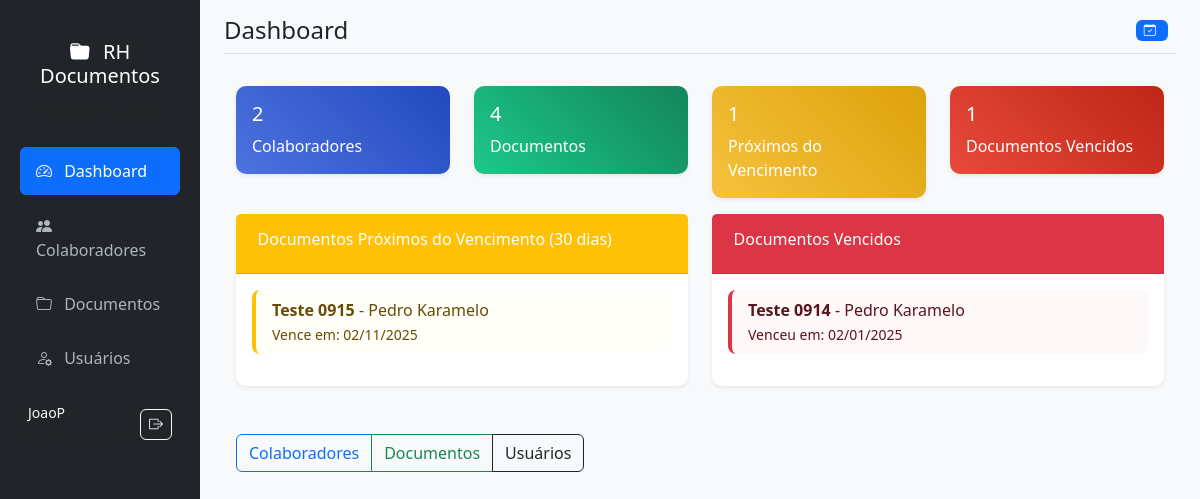
The app's page / (signed in) with its own data.
### models.py (models this page shows, shortened)
class User(UserMixin, db.Model):
    id = db.Column(db.Integer, primary_key=True)
    username = db.Column(db.String(80), unique=True, nullable=False)
    email = db.Column(db.String(120), unique=True, nullable=False)
    password_hash = db.Column(db.String(120), nullable=False)
    role = db.Column(db.String(20), nullable=False, default='visitante')
    created_at = db.Column(db.DateTime, default=datetime.utcnow)
    def has_permission(self, permission):
        roles_permissions = {
            'visitante': ['download'],
            'operador': ['download', 'add_documento', 'add_colaborador', 'renovar_documento'],
            'gestor': ['download', 'add_documento', 'add_colaborador', 'renovar_documento', 'edit_documento', 'delete_documento'],
            'administrador': ['download', 'add_documento', 'add_colaborador', 'renovar_documento', 'edit_documento', 'delete_documento', 'add_usuario']
        }
        return permission in roles_permissions.get(self.role, [])

class Documento(db.Model):
    id = db.Column(db.Integer, primary_key=True)
    colaborador_id = db.Column(db.Integer, db.ForeignKey('colaborador.id'), nullable=False)
    nome = db.Column(db.String(100), nullable=False)
    tipo_validade = db.Column(db.String(20), nullable=False)  # indeterminado, 3, 6, 12, personalizado
    data_upload = db.Column(db.DateTime, default=datetime.utcnow)
    data_validade = db.Column(db.Date)
    arquivo = db.Column(db.String(200), nullable=False)
    observacoes = db.Column(db.Text)

class Colaborador(db.Model):
    id = db.Column(db.Integer, primary_key=True)
    nome = db.Column(db.String(100), nullable=False)
    email = db.Column(db.String(120))
    departamento = db.Column(db.String(50))
    cargo = db.Column(db.String(50))
    data_admissao = db.Column(db.Date)
    created_at = db.Column(db.DateTime, default=datetime.utcnow)
    documentos = db.relationship('Documento', backref='colaborador', lazy=True, cascade='all, delete-orphan')

### app.py (the view)
@app.route('/')
@login_required
def dashboard():
    documentos_vencidos = get_documentos_vencidos()
    documentos_proximos = get_documentos_proximos_vencer()
    total_colaboradores = Colaborador.query.count()
    total_documentos = Documento.query.count()
    return render_template('dashboard.html',
                         documentos_vencidos=documentos_vencidos,
                         documentos_proximos=documentos_proximos,
                         total_colaboradores=total_colaboradores,
                         total_documentos=total_documentos)

### app.py (called while the page is built)
@login_manager.user_loader
def load_user(user_id):
    return User.query.get(int(user_id))

@app.teardown_appcontext
def shutdown_session(exception=None):
    db.session.remove()

### utils.py (called while the page is built)
def get_documentos_vencidos():
    hoje = datetime.now().date()
    return Documento.query.filter(Documento.data_validade < hoje, Documento.tipo_validade != 'indeterminado').all()

def get_documentos_proximos_vencer():
    hoje = datetime.now().date()
    proximo_mes = hoje + timedelta(days=30)
    return Documento.query.filter(
        Documento.data_validade >= hoje,
        Documento.data_validade <= proximo_mes,
        Documento.tipo_validade != 'indeterminado'
    ).all()

### templates/dashboard.html
{% extends "base.html" %}
{% block content %}
<div class="row">
    <div class="col-md-3">
        <div class="card text-white bg-primary mb-3">
            <div class="card-body">
                <h5 class="card-title">{{ total_colaboradores }}</h5>
                <p class="card-text">Colaboradores</p>
            </div>
        </div>
    </div>
    <div class="col-md-3">
        <div class="card text-white bg-success mb-3">
            <div class="card-body">
                <h5 class="card-title">{{ total_documentos }}</h5>
                <p class="card-text">Documentos</p>
            </div>
        </div>
    </div>
    <div class="col-md-3">
        <div class="card text-white bg-warning mb-3">
            <div class="card-body">
                <h5 class="card-title">{{ documentos_proximos|length }}</h5>
                <p class="card-text">Próximos do Vencimento</p>
            </div>
        </div>
    </div>
    <div class="col-md-3">
        <div class="card text-white bg-danger mb-3">
            <div class="card-body">
                <h5 class="card-title">{{ documentos_vencidos|length }}</h5>
                <p class="card-text">Documentos Vencidos</p>
            </div>
        </div>
    </div>
</div>
<div class="row">
    <div class="col-md-6">
        <div class="card">
            <div class="card-header bg-warning text-white">
                <h6>Documentos Próximos do Vencimento (30 dias)</h6>
            </div>
            <div class="card-body">
                {% if documentos_proximos %}
                    {% for doc in documentos_proximos %}
                    <div class="alert alert-warning py-2">
                        <strong>{{ doc.nome }}</strong> - {{ doc.colaborador.nome }}<br>
                        <small>Vence em: {{ doc.data_validade.strftime('%d/%m/%Y') }}</small>
                    </div>
                    {% endfor %}
                {% else %}
                    <p class="text-muted">Nenhum documento próximo do vencimento</p>
                {% endif %}
            </div>
        </div>
    </div>
    <div class="col-md-6">
        <div class="card">
            <div class="card-header bg-danger text-white">
                <h6>Documentos Vencidos</h6>
            </div>
            <div class="card-body">
                {% if documentos_vencidos %}
                    {% for doc in documentos_vencidos %}
                    <div class="alert alert-danger py-2">
                        <strong>{{ doc.nome }}</strong> - {{ doc.colaborador.nome }}<br>
                        <small>Venceu em: {{ doc.data_validade.strftime('%d/%m/%Y') }}</small>
                    </div>
                    {% endfor %}
                {% else %}
                    <p class="text-muted">Nenhum documento vencido</p>
                {% endif %}
            </div>
        </div>
    </div>
</div>
<div class="mt-4">
    <div class="btn-group">
        {% if current_user.has_permission('add_colaborador') %}
        <a href="{{ url_for('colaboradores') }}" class="btn btn-outline-primary">Colaboradores</a>
        {% endif %}
        {% if current_user.has_permission('download') %}
        <a href="{{ url_for('documentos') }}" class="btn btn-outline-success">Documentos</a>
        {% endif %}
        {% if current_user.role == 'administrador' %}
        <a href="{{ url_for('usuarios') }}" class="btn btn-outline-dark">Usuários</a>
        {% endif %}
    </div>
</div>
{% endblock %}

### templates/base.html (shortened to what this page needs)
<!DOCTYPE html>
<html lang="pt-br" data-bs-theme="light">
<head>
    <link href="https://cdn.jsdelivr.net/npm/bootstrap@5.3.2/dist/css/bootstrap.min.css" rel="stylesheet">
    <link href="https://cdn.jsdelivr.net/npm/bootstrap-icons@1.11.1/font/bootstrap-icons.css" rel="stylesheet">
    <link href="{{ url_for('static', filename='style.css') }}" rel="stylesheet">
</head>
<body>
    <div class="container-fluid">
        <div class="row">
            <nav id="sidebar" class="col-md-3 col-lg-2 d-md-block bg-dark sidebar collapse">
                <div class="position-sticky pt-3">
                    <div class="sidebar-header text-center py-4">
                        <h5 class="text-white">
                            <i class="bi bi-folder-fill me-2"></i>
                            RH Documentos
                        </h5>
                        <small class="text-muted">Gestão Inteligente</small>
                    </div>
                    <ul class="nav flex-column">
                        <li class="nav-item">
                            <a class="nav-link {% if request.endpoint == 'dashboard' %}active{% endif %}"
                               href="{{ url_for('dashboard') }}">
                                <i class="bi bi-speedometer2 me-2"></i>
                                Dashboard
                            </a>
                        </li>
                        {% if current_user.has_permission('add_colaborador') %}
                        <li class="nav-item">
                            <a class="nav-link {% if request.endpoint == 'colaboradores' or request.endpoint == 'novo_colaborador' or request.endpoint == 'editar_colaborador' %}active{% endif %}"
                               href="{{ url_for('colaboradores') }}">
                                <i class="bi bi-people-fill me-2"></i>
                                Colaboradores
                            </a>
                        </li>
                        {% endif %}
                        {% if current_user.has_permission('download') %}
                        <li class="nav-item">
                            <a class="nav-link {% if request.endpoint == 'documentos' or request.endpoint == 'documentos_colaborador' or request.endpoint == 'novo_documento' %}active{% endif %}"
                               href="{{ url_for('documentos') }}">
                                <i class="bi bi-folder me-2"></i>
                                Documentos
                            </a>
                        </li>
                        {% endif %}
                        {% if current_user.role == 'administrador' %}
                        <li class="nav-item">
                            <a class="nav-link {% if request.endpoint == 'usuarios' or request.endpoint == 'novo_usuario' %}active{% endif %}"
                               href="{{ url_for('usuarios') }}">
                                <i class="bi bi-person-gear me-2"></i>
                                Usuários
                            </a>
                        </li>
                        {% endif %}
                    </ul>
                    <div class="sidebar-footer mt-auto p-3">
                        <div class="d-flex align-items-center text-light">
                            <div class="flex-grow-1">
                                <small class="d-block">{{ current_user.username }}</small>
                                <small class="text-muted text-capitalize">{{ current_user.role }}</small>
                            </div>
                            <a href="{{ url_for('logout') }}" class="btn btn-outline-light btn-sm"
                               title="Sair">
                                <i class="bi bi-box-arrow-right"></i>
                            </a>
                        </div>
                    </div>
                </div>
            </nav>
            <main class="col-md-9 ms-sm-auto col-lg-10 px-md-4 main-content">
                <div class="d-flex justify-content-between flex-wrap flex-md-nowrap align-items-center pt-3 pb-2 mb-3 border-bottom">
                    <div class="d-flex align-items-center">
                        <h1 class="h4 mb-0">{% block page_title %}Dashboard{% endblock %}</h1>
                    </div>
                    <div class="btn-toolbar">
                        <div class="btn-group me-2">
                            <span class="badge bg-primary">
                                <i class="bi bi-calendar-check me-1"></i>
                            </span>
                        </div>
                    </div>
                </div>
                <div class="container-fluid py-3">
                    {% block content %}{% endblock %}
                </div>
            </main>
        </div>
    </div>
</body>
</html>

### static/style.css (style rules this page uses)
body { background-color: #f8f9fa; font-family: 'Segoe UI', Tahoma, Geneva, Verdana, sans-serif; }
.card { border: none; box-shadow: 0 0.125rem 0.25rem rgba(0, 0, 0, 0.075); margin-bottom: 1.5rem; border-radius: 10px; }
.card-header { border-bottom: 1px solid #e3e6f0; background-color: #f8f9fc; font-weight: 600; padding: 1rem 1.35rem; }
.badge { font-size: 0.75em; padding: 0.35em 0.65em; }
.btn { border-radius: 0.35rem; font-weight: 500; }
.btn-sm { padding: 0.25rem 0.5rem; font-size: 0.875rem; }
.alert { border: none; border-radius: 0.5rem; border-left: 4px solid; }
.alert-warning { border-left-color: #f6c23e; background-color: #fffbf4; }
.alert-danger { border-left-color: #e74a3b; background-color: #fdf4f4; }
.card.bg-primary { background: linear-gradient(45deg, #4e73df, #224abe) !important; }
.card.bg-success { background: linear-gradient(45deg, #1cc88a, #13855c) !important; }
.card.bg-warning { background: linear-gradient(45deg, #f6c23e, #dda20a) !important; }
.card.bg-danger { background: linear-gradient(45deg, #e74a3b, #be2617) !important; }
.sidebar { min-height: 100vh; box-shadow: 0 0 10px rgba(0, 0, 0, 0.1); transition: all 0.3s; }
.sidebar .nav-link { color: #adb5bd; padding: 0.75rem 1rem; margin: 0.2rem 0.5rem; border-radius: 0.375rem; transition: all 0.3s; }
.sidebar .nav-link.active { color: #fff; background-color: #0d6efd; }
.sidebar .nav-link i { width: 20px; text-align: center; }
.main-content { background-color: #f8f9fa; min-height: 100vh; }
.card { border: none; box-shadow: 0 0.125rem 0.25rem rgba(0, 0, 0, 0.075); transition: box-shadow 0.3s ease; }
.card-header { border-bottom: 1px solid rgba(0, 0, 0, 0.125); font-weight: 600; }
.btn { border-radius: 0.375rem; font-weight: 500; transition: all 0.3s ease; }
.badge { font-weight: 500; letter-spacing: 0.5px; }
.alert-danger { border-left-color: #dc3545; background-color: #fff8f8; }
.alert-warning { border-left-color: #ffc107; background-color: #fffef8; }

### records on screen
User: username "JoaoP"
Documento: nome "Teste 0915", colaborador.nome "Pedro Karamelo", data_validade "02/11/2025"
Documento: nome "Teste 0914", colaborador.nome "Pedro Karamelo", data_validade "02/01/2025"

### other values on screen
{{ total_colaboradores }} "2"
{{ total_documentos }} "4"
{{ documentos_proximos|length }} "1"
{{ documentos_vencidos|length }} "1"
